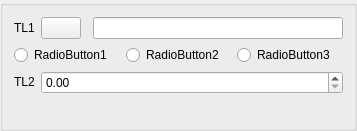
<ui version="4.0" >
 <class>DlgRef_3Radio1Sel1Spin_QTD</class>
 <widget class="QWidget" name="DlgRef_3Radio1Sel1Spin_QTD" >
  <property name="geometry" >
   <rect>
    <x>0</x>
    <y>0</y>
    <width>357</width>
    <height>131</height>
   </rect>
  </property>
  <property name="windowTitle" >
   <string/>
  </property>
  <layout class="QGridLayout" >
   <property name="margin" >
    <number>0</number>
   </property>
   <property name="spacing" >
    <number>0</number>
   </property>
   <item row="0" column="0" >
    <widget class="QGroupBox" name="GroupBox1" >
     <property name="sizePolicy" >
      <sizepolicy vsizetype="Minimum" hsizetype="Preferred" >
       <horstretch>0</horstretch>
       <verstretch>0</verstretch>
      </sizepolicy>
     </property>
     <property name="minimumSize" >
      <size>
       <width>357</width>
       <height>131</height>
      </size>
     </property>
     <property name="title" >
      <string/>
     </property>
     <layout class="QGridLayout" name="gridLayout1" >
      <item row="3" column="0" colspan="4" >
       <layout class="QHBoxLayout" name="horizontalLayout" >
        <item>
         <widget class="QRadioButton" name="RadioButton1" >
          <property name="text" >
           <string>RadioButton1</string>
          </property>
         </widget>
        </item>
        <item>
         <widget class="QRadioButton" name="RadioButton2" >
          <property name="text" >
           <string>RadioButton2</string>
          </property>
         </widget>
        </item>
        <item>
         <widget class="QRadioButton" name="RadioButton3" >
          <property name="text" >
           <string>RadioButton3</string>
          </property>
         </widget>
        </item>
       </layout>
      </item>
      <item row="5" column="0" >
       <widget class="QLabel" name="TextLabel2" >
        <property name="sizePolicy" >
         <sizepolicy vsizetype="Fixed" hsizetype="Fixed" >
          <horstretch>0</horstretch>
          <verstretch>0</verstretch>
         </sizepolicy>
        </property>
        <property name="text" >
         <string>TL2</string>
        </property>
        <property name="wordWrap" >
         <bool>false</bool>
        </property>
       </widget>
      </item>
      <item row="5" column="1" colspan="3" >
       <widget class="SalomeApp_DoubleSpinBox" name="SpinBox_DX" />
      </item>
      <item row="6" column="3" >
       <spacer name="verticalSpacer" >
        <property name="orientation" >
         <enum>Qt::Vertical</enum>
        </property>
        <property name="sizeHint" stdset="0" >
         <size>
          <width>256</width>
          <height>19</height>
         </size>
        </property>
       </spacer>
      </item>
      <item row="1" column="3" >
       <widget class="QLineEdit" name="LineEdit1" />
      </item>
      <item row="1" column="0" >
       <widget class="QLabel" name="TextLabel1" >
        <property name="sizePolicy" >
         <sizepolicy vsizetype="Fixed" hsizetype="Fixed" >
          <horstretch>0</horstretch>
          <verstretch>0</verstretch>
         </sizepolicy>
        </property>
        <property name="text" >
         <string>TL1</string>
        </property>
        <property name="wordWrap" >
         <bool>false</bool>
        </property>
       </widget>
      </item>
      <item row="1" column="1" >
       <widget class="QPushButton" name="PushButton1" >
        <property name="sizePolicy" >
         <sizepolicy vsizetype="Fixed" hsizetype="Fixed" >
          <horstretch>0</horstretch>
          <verstretch>0</verstretch>
         </sizepolicy>
        </property>
        <property name="text" >
         <string/>
        </property>
       </widget>
      </item>
     </layout>
     <zorder>TextLabel2</zorder>
     <zorder>SpinBox_DX</zorder>
     <zorder>RadioButton1</zorder>
     <zorder>RadioButton2</zorder>
     <zorder>RadioButton3</zorder>
     <zorder>LineEdit1</zorder>
     <zorder>TextLabel1</zorder>
     <zorder>PushButton1</zorder>
    </widget>
   </item>
  </layout>
 </widget>
 <layoutdefault spacing="6" margin="11" />
 <pixmapfunction>qPixmapFromMimeSource</pixmapfunction>
 <customwidgets>
  <customwidget>
   <class>SalomeApp_DoubleSpinBox</class>
   <extends>QDoubleSpinBox</extends>
   <header location="global" >SalomeApp_DoubleSpinBox.h</header>
  </customwidget>
 </customwidgets>
 <tabstops>
  <tabstop>SpinBox_DX</tabstop>
 </tabstops>
 <resources/>
 <connections/>
</ui>
